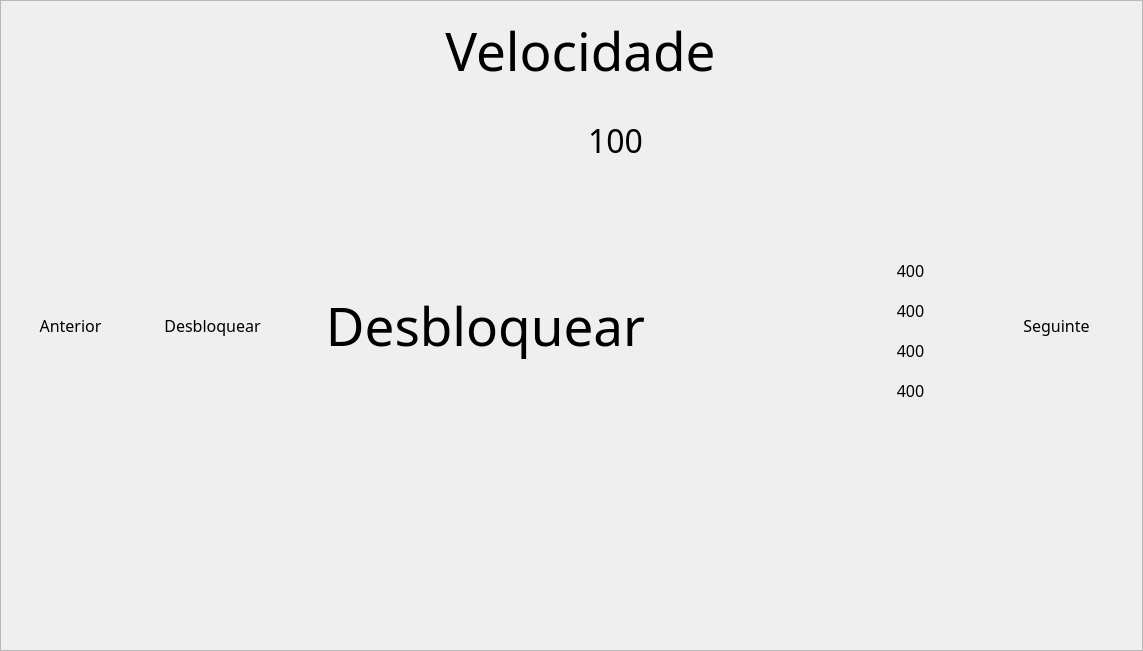
<?xml version="1.0" encoding="UTF-8"?>
<ui version="4.0">
 <class>Frame</class>
 <widget class="QFrame" name="Frame">
  <property name="geometry">
   <rect>
    <x>0</x>
    <y>0</y>
    <width>1143</width>
    <height>651</height>
   </rect>
  </property>
  <property name="windowTitle">
   <string>Frame</string>
  </property>
  <property name="frameShape">
   <enum>QFrame::StyledPanel</enum>
  </property>
  <property name="frameShadow">
   <enum>QFrame::Raised</enum>
  </property>
  <widget class="QPushButton" name="bt_left">
   <property name="geometry">
    <rect>
     <x>0</x>
     <y>0</y>
     <width>141</width>
     <height>651</height>
    </rect>
   </property>
   <property name="font">
    <font>
     <family>Yu Gothic UI Semilight</family>
     <pointsize>12</pointsize>
    </font>
   </property>
   <property name="styleSheet">
    <string notr="true"/>
   </property>
   <property name="text">
    <string>Anterior</string>
   </property>
   <property name="iconSize">
    <size>
     <width>26</width>
     <height>16</height>
    </size>
   </property>
   <property name="default">
    <bool>false</bool>
   </property>
   <property name="flat">
    <bool>true</bool>
   </property>
  </widget>
  <widget class="QPushButton" name="bt_right">
   <property name="geometry">
    <rect>
     <x>986</x>
     <y>0</y>
     <width>141</width>
     <height>651</height>
    </rect>
   </property>
   <property name="font">
    <font>
     <family>Yu Gothic UI Semilight</family>
     <pointsize>12</pointsize>
    </font>
   </property>
   <property name="styleSheet">
    <string notr="true"/>
   </property>
   <property name="text">
    <string>Seguinte</string>
   </property>
   <property name="iconSize">
    <size>
     <width>26</width>
     <height>16</height>
    </size>
   </property>
   <property name="default">
    <bool>false</bool>
   </property>
   <property name="flat">
    <bool>true</bool>
   </property>
  </widget>
  <widget class="QPushButton" name="bt_unlock">
   <property name="geometry">
    <rect>
     <x>142</x>
     <y>0</y>
     <width>141</width>
     <height>651</height>
    </rect>
   </property>
   <property name="font">
    <font>
     <family>Yu Gothic UI Semilight</family>
     <pointsize>12</pointsize>
    </font>
   </property>
   <property name="text">
    <string>Desbloquear</string>
   </property>
   <property name="flat">
    <bool>true</bool>
   </property>
  </widget>
  <widget class="QPushButton" name="lb_disparo">
   <property name="geometry">
    <rect>
     <x>850</x>
     <y>330</y>
     <width>121</width>
     <height>41</height>
    </rect>
   </property>
   <property name="font">
    <font>
     <family>Yu Gothic UI Semilight</family>
     <pointsize>12</pointsize>
    </font>
   </property>
   <property name="styleSheet">
    <string notr="true"/>
   </property>
   <property name="text">
    <string>400</string>
   </property>
   <property name="iconSize">
    <size>
     <width>26</width>
     <height>16</height>
    </size>
   </property>
   <property name="default">
    <bool>false</bool>
   </property>
   <property name="flat">
    <bool>true</bool>
   </property>
  </widget>
  <widget class="QPushButton" name="lb_velocity">
   <property name="geometry">
    <rect>
     <x>850</x>
     <y>290</y>
     <width>121</width>
     <height>41</height>
    </rect>
   </property>
   <property name="font">
    <font>
     <family>Yu Gothic UI Semilight</family>
     <pointsize>12</pointsize>
    </font>
   </property>
   <property name="styleSheet">
    <string notr="true"/>
   </property>
   <property name="text">
    <string>400</string>
   </property>
   <property name="iconSize">
    <size>
     <width>26</width>
     <height>16</height>
    </size>
   </property>
   <property name="default">
    <bool>false</bool>
   </property>
   <property name="flat">
    <bool>true</bool>
   </property>
  </widget>
  <widget class="QPushButton" name="lb_preco">
   <property name="geometry">
    <rect>
     <x>850</x>
     <y>250</y>
     <width>121</width>
     <height>41</height>
    </rect>
   </property>
   <property name="font">
    <font>
     <family>Yu Gothic UI Semilight</family>
     <pointsize>12</pointsize>
    </font>
   </property>
   <property name="styleSheet">
    <string notr="true"/>
   </property>
   <property name="text">
    <string>400</string>
   </property>
   <property name="iconSize">
    <size>
     <width>26</width>
     <height>16</height>
    </size>
   </property>
   <property name="default">
    <bool>false</bool>
   </property>
   <property name="flat">
    <bool>true</bool>
   </property>
  </widget>
  <widget class="QPushButton" name="lb_vida">
   <property name="geometry">
    <rect>
     <x>850</x>
     <y>370</y>
     <width>121</width>
     <height>41</height>
    </rect>
   </property>
   <property name="font">
    <font>
     <family>Yu Gothic UI Semilight</family>
     <pointsize>12</pointsize>
    </font>
   </property>
   <property name="styleSheet">
    <string notr="true"/>
   </property>
   <property name="text">
    <string>400</string>
   </property>
   <property name="iconSize">
    <size>
     <width>26</width>
     <height>16</height>
    </size>
   </property>
   <property name="default">
    <bool>false</bool>
   </property>
   <property name="flat">
    <bool>true</bool>
   </property>
  </widget>
  <widget class="QPushButton" name="nav_pw">
   <property name="geometry">
    <rect>
     <x>640</x>
     <y>250</y>
     <width>221</width>
     <height>150</height>
    </rect>
   </property>
   <property name="font">
    <font>
     <family>Yu Gothic UI Semilight</family>
     <pointsize>12</pointsize>
    </font>
   </property>
   <property name="text">
    <string/>
   </property>
   <property name="flat">
    <bool>true</bool>
   </property>
  </widget>
  <widget class="QPushButton" name="lb_pw">
   <property name="geometry">
    <rect>
     <x>310</x>
     <y>190</y>
     <width>351</width>
     <height>271</height>
    </rect>
   </property>
   <property name="font">
    <font>
     <family>Yu Gothic UI Semilight</family>
     <pointsize>40</pointsize>
    </font>
   </property>
   <property name="text">
    <string>Desbloquear</string>
   </property>
   <property name="flat">
    <bool>true</bool>
   </property>
  </widget>
  <widget class="QPushButton" name="lb_tipo">
   <property name="geometry">
    <rect>
     <x>280</x>
     <y>0</y>
     <width>601</width>
     <height>101</height>
    </rect>
   </property>
   <property name="font">
    <font>
     <family>Yu Gothic UI Light</family>
     <pointsize>40</pointsize>
     <stylestrategy>PreferDefault</stylestrategy>
    </font>
   </property>
   <property name="text">
    <string>Velocidade</string>
   </property>
   <property name="flat">
    <bool>true</bool>
   </property>
  </widget>
  <widget class="QPushButton" name="lb_precotop">
   <property name="geometry">
    <rect>
     <x>510</x>
     <y>100</y>
     <width>211</width>
     <height>81</height>
    </rect>
   </property>
   <property name="font">
    <font>
     <family>Yu Gothic UI Light</family>
     <pointsize>24</pointsize>
     <stylestrategy>PreferDefault</stylestrategy>
    </font>
   </property>
   <property name="text">
    <string>100</string>
   </property>
   <property name="flat">
    <bool>true</bool>
   </property>
  </widget>
 </widget>
 <resources/>
 <connections/>
</ui>
